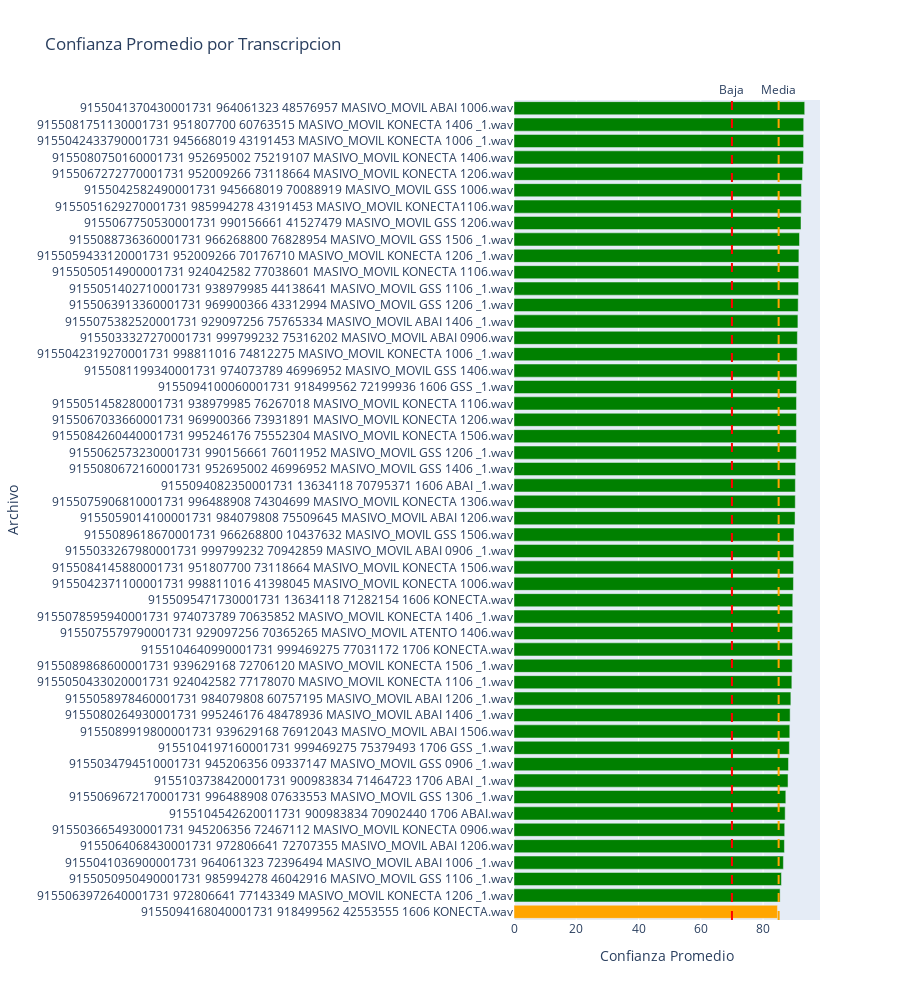

Notebook cell for this chart:
### Markdown cell above
### 🎯 Confianza del Modelo

### Code cell
# Scores de confianza por archivo
if 'confidence_scores' in figures:
    figures['confidence_scores'].show()
